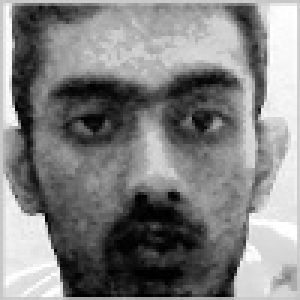
#> input picture user/debv chouhan/1.jpg, 100 x 100 px (shown 3 times larger)
$ python -i operations.py   (imports and definitions only)
#> lines starting #> are read from the running program, lines starting #| are printed output that depends on the picture
import numpy as np
import cv2

# [10 lines left out: function get_images, not called in this run]

def resize(images, size=(100, 100)):
    images_norm = []
    for image in images:
        is_color = len(image.shape) == 3
        if is_color:
            image = cv2.cvtColor(image, cv2.COLOR_BGR2GRAY)
        if image.shape < size:
            image_norm = cv2.resize(image, size, interpolation=cv2.INTER_AREA)
        else:
            image_norm = cv2.resize(image, size, interpolation=cv2.INTER_CUBIC)
        images_norm.append(image_norm)
    return images_norm

# [55 lines left out: functions normalize_intensity, cut_face_rectangle, cut_face_ellipse, draw_face_rectangle, draw_face_ellipse, not called in this run]

>>> import cv2
>>> picture = cv2.imread('../user/debv chouhan/1.jpg')
#> picture is the input picture: shape (100, 100, 3); min 0, max 255, mean 129.5
>>> result = resize(picture)
#> the loop in resize, `for image in images:` made 100 passes
#> pass 1, in resize, `image_norm = cv2.resize(image, size, interpolation=cv2.INTER_AREA)`:
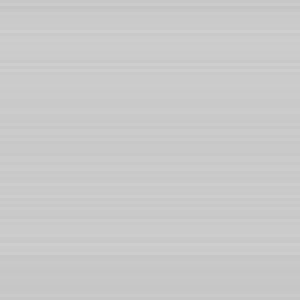
#> image_norm: shape (100, 100) (shown 3 times larger); min 196, max 207, mean 201.7
#> pass 2, in resize, `image_norm = cv2.resize(image, size, interpolation=cv2.INTER_AREA)`:
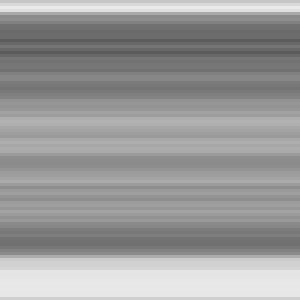
#> image_norm: shape (100, 100) (shown 3 times larger); min 91, max 234, mean 154.2
#> pass 3, in resize, `image_norm = cv2.resize(image, size, interpolation=cv2.INTER_AREA)`:
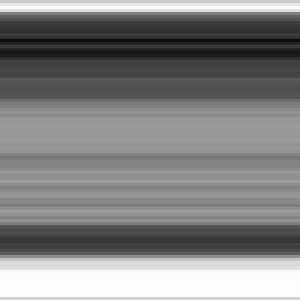
#> image_norm: shape (100, 100) (shown 3 times larger); min 13, max 254, mean 128.3
#> after the loop in resize, `for image in images:`: images_norm = 100 items
#> result = 100 items

$ run again, on user/debv chouhan/10.jpg
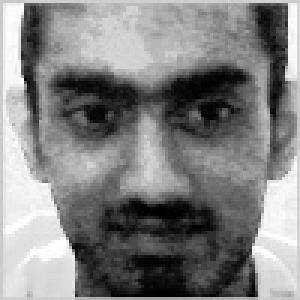
#> input picture user/debv chouhan/10.jpg, 100 x 100 px (shown 3 times larger)
#> picture is the input picture: shape (100, 100, 3); min 0, max 255, mean 129.5
#> the loop in resize, `for image in images:` made 100 passes
#> pass 2, in resize, `image_norm = cv2.resize(image, size, interpolation=cv2.INTER_AREA)`:
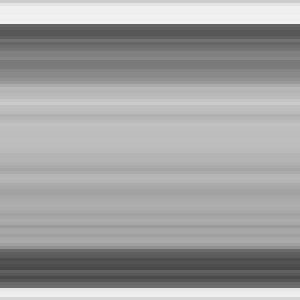
#> image_norm: shape (100, 100) (shown 3 times larger); min 73, max 243, mean 160.4
#> pass 3, in resize, `image_norm = cv2.resize(image, size, interpolation=cv2.INTER_AREA)`:
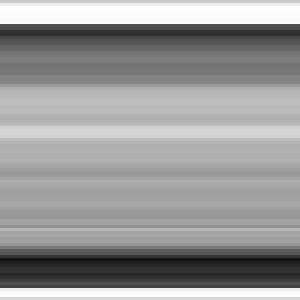
#> image_norm: shape (100, 100) (shown 3 times larger); min 20, max 255, mean 151.2
#> after the loop in resize, `for image in images:`: images_norm = 100 items

$ run again, on user/debv chouhan/11.jpg
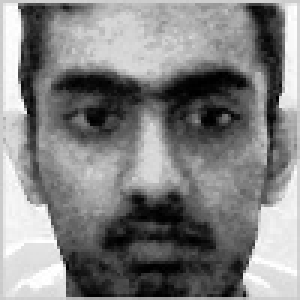
#> input picture user/debv chouhan/11.jpg, 100 x 100 px (shown 3 times larger)
#> picture is the input picture: shape (100, 100, 3); min 0, max 255, mean 129.6
#> the loop in resize, `for image in images:` made 100 passes
#> pass 2, in resize, `image_norm = cv2.resize(image, size, interpolation=cv2.INTER_AREA)`:
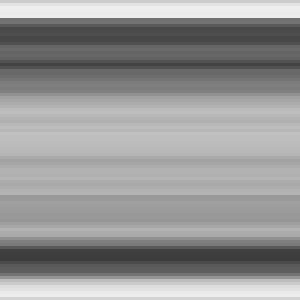
#> image_norm: shape (100, 100) (shown 3 times larger); min 60, max 238, mean 149.7
#> pass 3, in resize, `image_norm = cv2.resize(image, size, interpolation=cv2.INTER_AREA)`:
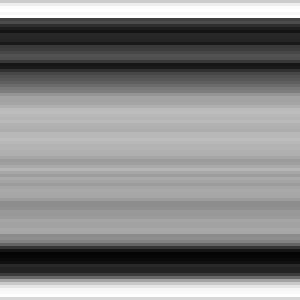
#> image_norm: shape (100, 100) (shown 3 times larger); min 4, max 255, mean 133.6
#> after the loop in resize, `for image in images:`: images_norm = 100 items

$ run again, on user/debv chouhan/12.jpg
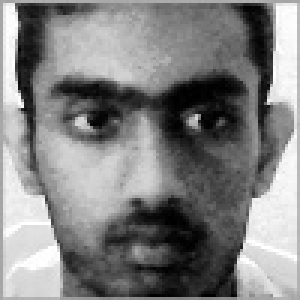
#> input picture user/debv chouhan/12.jpg, 100 x 100 px (shown 3 times larger)
#> picture is the input picture: shape (100, 100, 3); min 0, max 255, mean 129.1
#> the loop in resize, `for image in images:` made 100 passes
#> pass 1, in resize, `image_norm = cv2.resize(image, size, interpolation=cv2.INTER_AREA)`:
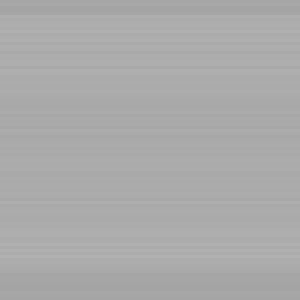
#> image_norm: shape (100, 100) (shown 3 times larger); min 164, max 177, mean 170.5
#> pass 3, in resize, `image_norm = cv2.resize(image, size, interpolation=cv2.INTER_AREA)`:
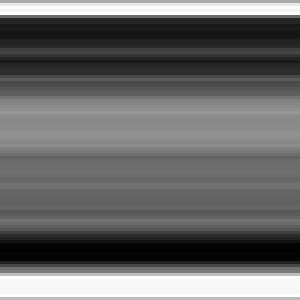
#> image_norm: shape (100, 100) (shown 3 times larger); min 2, max 255, mean 104.6
#> after the loop in resize, `for image in images:`: images_norm = 100 items
